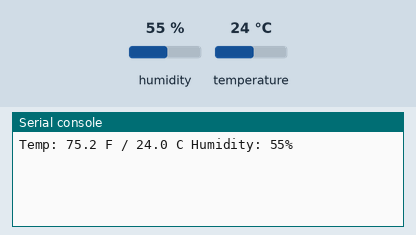
Bench run of a program on a simulated CircuitPython board. Shown: the last lines printed to the serial console. The test bench sets the inputs (shaded band); at power-on: humidity 55 %, temperature 24 °C.

Above: at 1.2 s.
1.3 s: humidity set to 22 %
At 6.3 s:
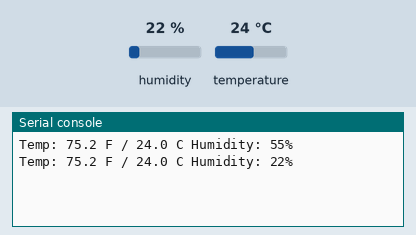
7.6 s: temperature set to 12 °C
At 12.2 s:
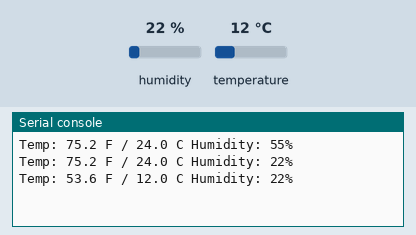
13.9 s: humidity set to 40 %
At 16.9 s:
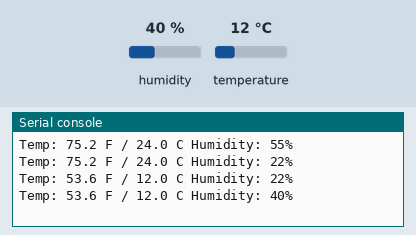
Timing chart, 0 to 18.4 s (numbered marks = the images above; inputs shaded):
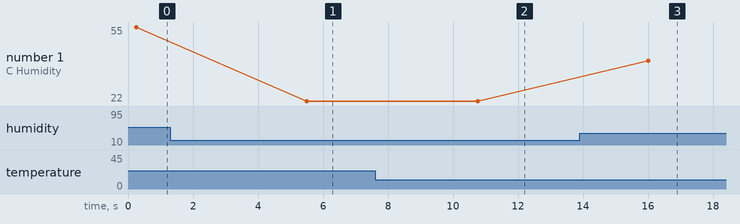

Measured:
- after the input at 1.3 s, the serial console: prints a new line after 4.2 s (image 1)
- after the input at 7.6 s, the serial console: prints a new line after 3.2 s (image 2)
- after the input at 13.9 s, the serial console: prints a new line after 2.1 s (image 3)
- plotted number 1: 55 → 22 after the input at 1.3 s, 22 → 40 after the input at 13.9 s

The program:

dht1.py
```python
import time
import board
import adafruit_dht

# Initialize the DHT device, with data pin connected to:
dhtDevice = adafruit_dht.DHT11(board.D2, use_pulseio=False)

while True:
    try:
        # Print the values to the serial port
        temperature_c = dhtDevice.temperature
        temperature_f = temperature_c * (9 / 5) + 32
        humidity = dhtDevice.humidity
        print("Temp: {:.1f} F / {:.1f} C Humidity: {}% ".format(temperature_f, temperature_c, humidity))
        time.sleep(5.0)
    except RuntimeError as error:
        # Errors happen fairly often, DHT's are hard to read, just keep going
        print(error.args[0])
        time.sleep(2.0)
        continue
    except Exception as error:
        dhtDevice.exit()
        raise error
```
